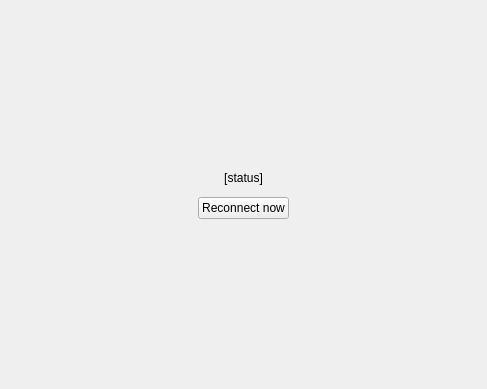
<?xml version="1.0" encoding="UTF-8"?>
<ui version="4.0">
 <class>ConnectingWidget</class>
 <widget class="QWidget" name="ConnectingWidget">
  <property name="geometry">
   <rect>
    <x>0</x>
    <y>0</y>
    <width>487</width>
    <height>389</height>
   </rect>
  </property>
  <property name="windowTitle">
   <string>Form</string>
  </property>
  <layout class="QVBoxLayout" name="verticalLayout">
   <property name="spacing">
    <number>12</number>
   </property>
   <item>
    <spacer name="topSpacer">
     <property name="orientation">
      <enum>Qt::Orientation::Vertical</enum>
     </property>
     <property name="sizeHint" stdset="0">
      <size>
       <width>20</width>
       <height>40</height>
      </size>
     </property>
    </spacer>
   </item>
   <item>
    <widget class="QLabel" name="statusLabel">
     <property name="text">
      <string notr="true">[status]</string>
     </property>
     <property name="textFormat">
      <enum>Qt::TextFormat::RichText</enum>
     </property>
     <property name="alignment">
      <set>Qt::AlignmentFlag::AlignCenter</set>
     </property>
    </widget>
   </item>
   <item>
    <layout class="QHBoxLayout" name="buttonLayout">
     <item>
      <spacer name="leftSpacer">
       <property name="orientation">
        <enum>Qt::Orientation::Horizontal</enum>
       </property>
       <property name="sizeHint" stdset="0">
        <size>
         <width>40</width>
         <height>20</height>
        </size>
       </property>
      </spacer>
     </item>
     <item>
      <widget class="QPushButton" name="reconnectNowButton">
       <property name="text">
        <string>Reconnect now</string>
       </property>
      </widget>
     </item>
     <item>
      <spacer name="rightSpacer">
       <property name="orientation">
        <enum>Qt::Orientation::Horizontal</enum>
       </property>
       <property name="sizeHint" stdset="0">
        <size>
         <width>40</width>
         <height>20</height>
        </size>
       </property>
      </spacer>
     </item>
    </layout>
   </item>
   <item>
    <spacer name="bottomSpacer">
     <property name="orientation">
      <enum>Qt::Orientation::Vertical</enum>
     </property>
     <property name="sizeHint" stdset="0">
      <size>
       <width>20</width>
       <height>40</height>
      </size>
     </property>
    </spacer>
   </item>
  </layout>
 </widget>
 <resources/>
 <connections/>
</ui>
